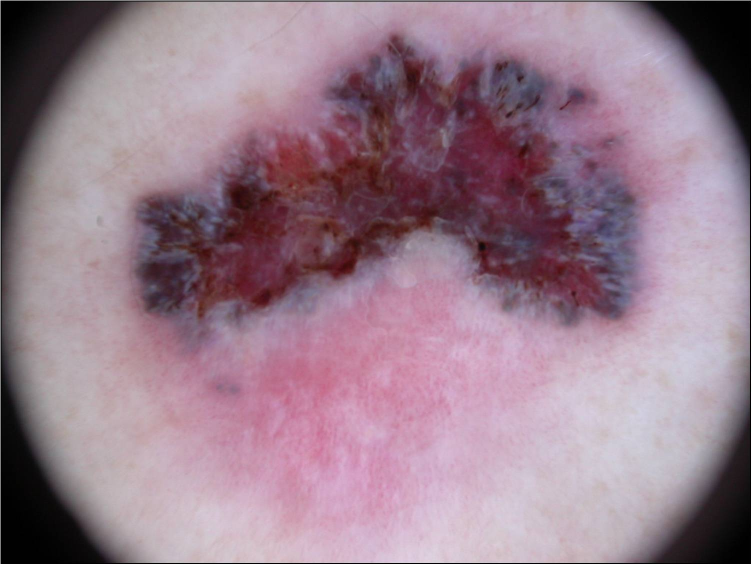
#> input picture melanoma/skinlesion_image/image1.jpg, 1503 x 1129 px (shown at 1/2 size)
$ python -i New_method_Border_Detection.py   (imports and definitions only)   (Python 2 division)
#> lines starting #> are read from the running program, lines starting #| are printed output that depends on the picture
import numpy as np
import cv2 as cv
from matplotlib import pyplot as plt
import sys
from  PIL  import Image

def New_method(img):

    """This function allows to obtain an image without the black frame proceeding in four steps which are
        1- converting the image to gray
        2- Detecting the edges using canny filter
        3- thresholding, cerating the mask and applying morphology closure to clean up any extraneous spotand creating the mask
        4- doing bitwise_and to crop the black frame. """

    #converting the image to gray
    original = img.copy()
    ed = cv.cvtColor(img, cv.COLOR_BGR2GRAY)

    #Detecting the edges using canny filter

    edges = cv.GaussianBlur(img, (21, 51), 3)
    edges = cv.cvtColor(edges, cv.COLOR_BGR2GRAY)
    edges = cv.Canny(edges, 23, 23)

    #thresholding, cerating the mask and applying morphology closure to clean up any extraneous spotand creating the mask
    _, thresh = cv.threshold(edges, 0, 255, cv.THRESH_BINARY  + cv.THRESH_OTSU)
    kernel = cv.getStructuringElement(cv.MORPH_ELLIPSE, (5, 5))
    mask = cv.morphologyEx(thresh, cv.MORPH_CLOSE, kernel, iterations=4)
    data = mask.tolist()

    for i in  range(len(data)):
        for j in  range(len(data[i])):
            if data[i][j] !=  255:
                data[i][j] =  -1
            else:
                break
        for j in  range(len(data[i])-1, -1, -1):
            if data[i][j] !=  255:
                data[i][j] =  -1
            else:
                break
    image = np.array(data)
    image[image !=  -1] =  255
    image[image ==  -1] =  0
    mask = np.array(image, np.uint8)

    # doing bitwise_and to crop the black frame.

    result = cv.bitwise_and(original, original, mask=mask)
    result[mask ==  0] =  255
    cv.imwrite('bg.png', result)
    img = Image.open('bg.png')
    img.convert("RGBA")
    datas = img.getdata()
    newData = []
    for item in datas:
        if item[0] ==  255  and item[1] ==  255  and item[2] ==  255:
            newData.append((255, 255, 255, 0))
        else:
            newData.append(item)
    img.putdata(newData)
    img.save("img.png", "PNG")
    dest=cv.imread("img.png")
    b, g, r = cv.split(dest)
    dest = cv.merge([r, g, b])

    return dest


>>> import cv2
>>> picture = cv2.imread('../../melanoma/skinlesion_image/image1.jpg', cv2.IMREAD_GRAYSCALE)
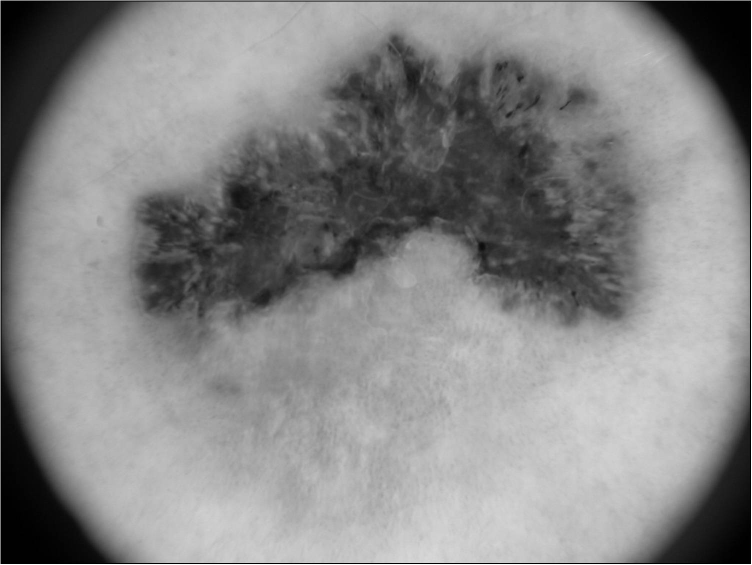
#> picture: shape (1129, 1503) (shown at 1/2 size); min 0, max 255, mean 134.9
#> (the run stopped early here; a loop or call above may not have finished)

$ run again, on melanoma/skinlesion_image/image10.jpg
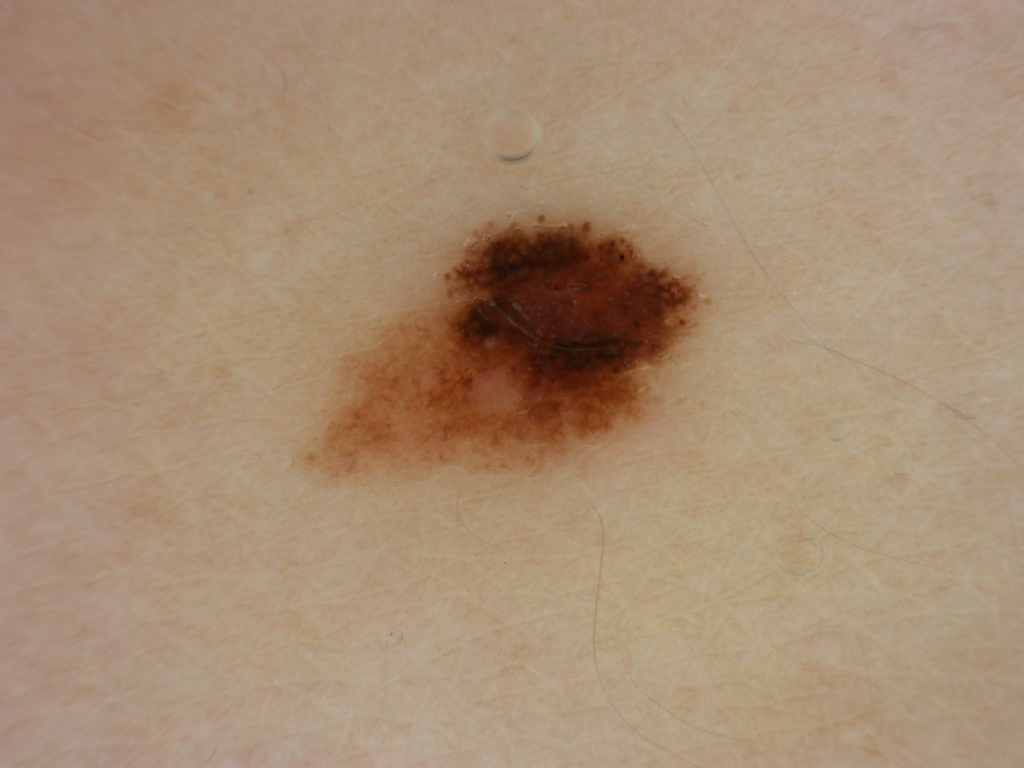
#> input picture melanoma/skinlesion_image/image10.jpg, 2048 x 1536 px (shown at 1/2 size)
#> `picture = cv2.imread('../../melanoma/skinlesion_image/image1.jpg', cv2..`:
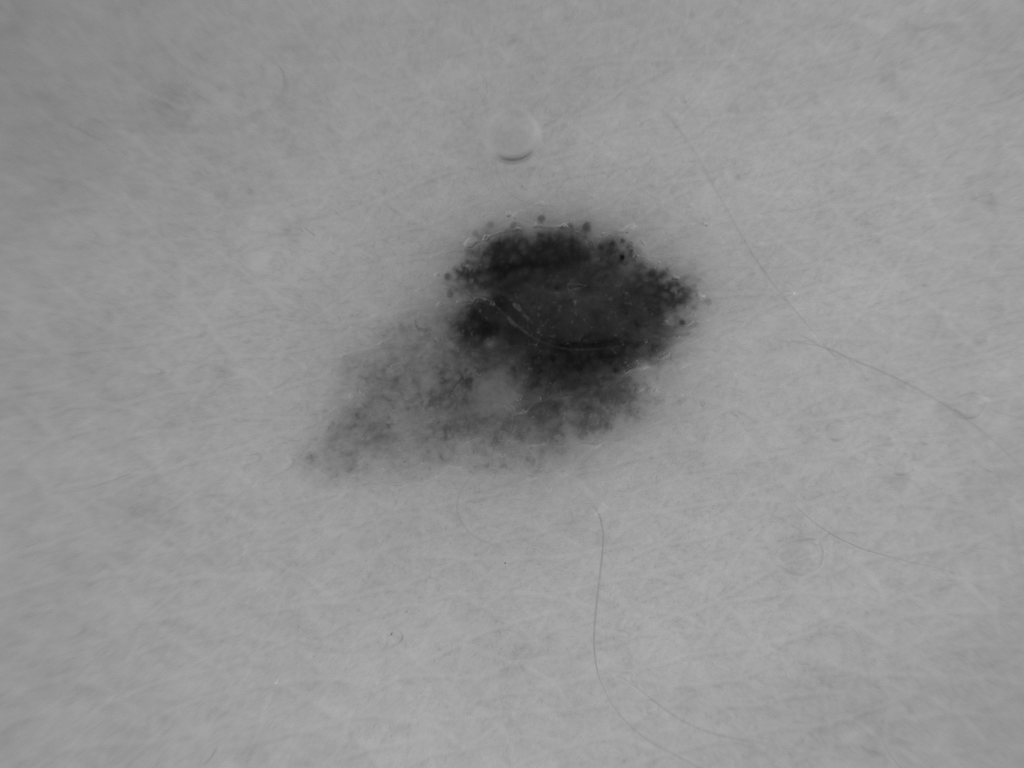
#> picture: shape (1536, 2048) (shown at 1/2 size); min 14, max 203, mean 146

$ run again, on melanoma/skinlesion_image/image2.jpg
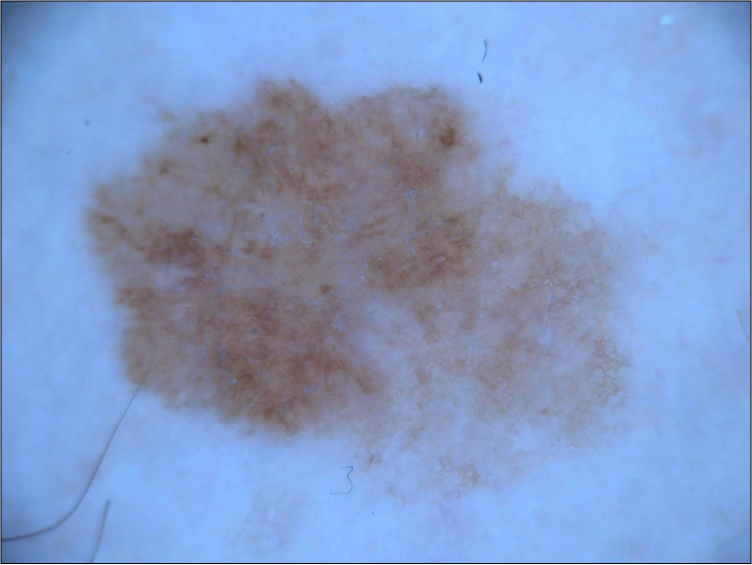
#> input picture melanoma/skinlesion_image/image2.jpg, 1504 x 1129 px (shown at 1/2 size)
#> `picture = cv2.imread('../../melanoma/skinlesion_image/image1.jpg', cv2..`:
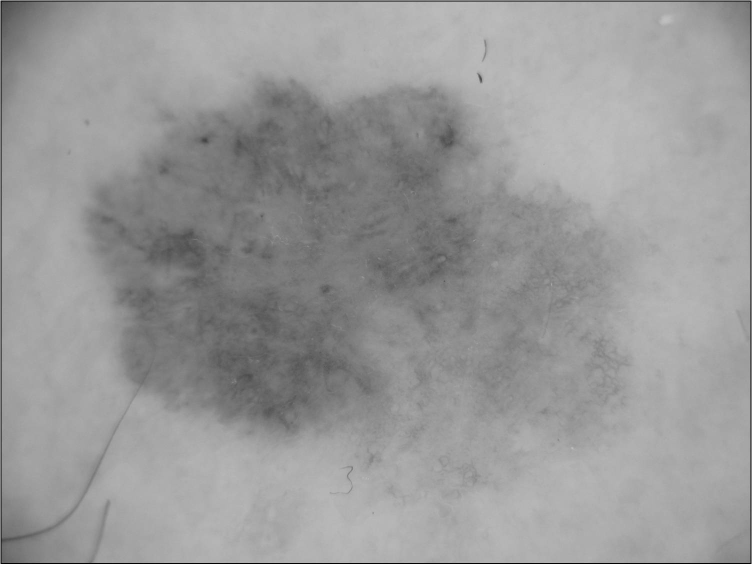
#> picture: shape (1129, 1504) (shown at 1/2 size); min 0, max 255, mean 152.8

$ run again, on melanoma/skinlesion_image/image3.jpg
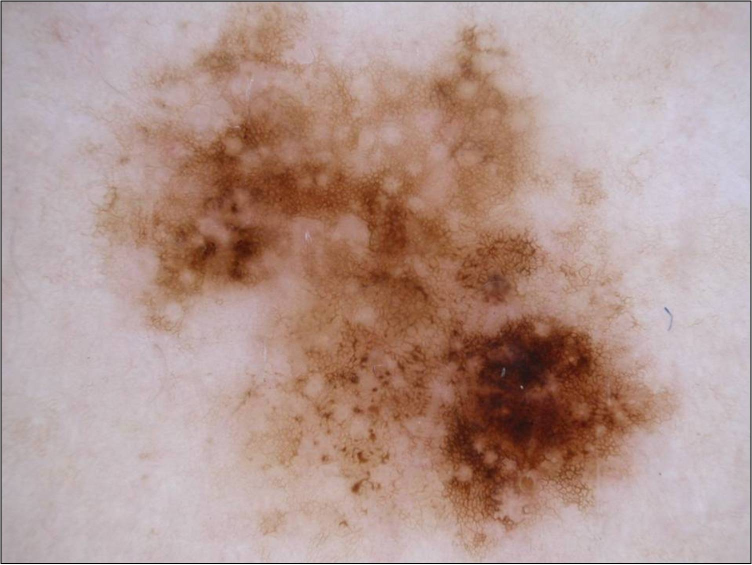
#> input picture melanoma/skinlesion_image/image3.jpg, 1504 x 1129 px (shown at 1/2 size)
#> `picture = cv2.imread('../../melanoma/skinlesion_image/image1.jpg', cv2..`:
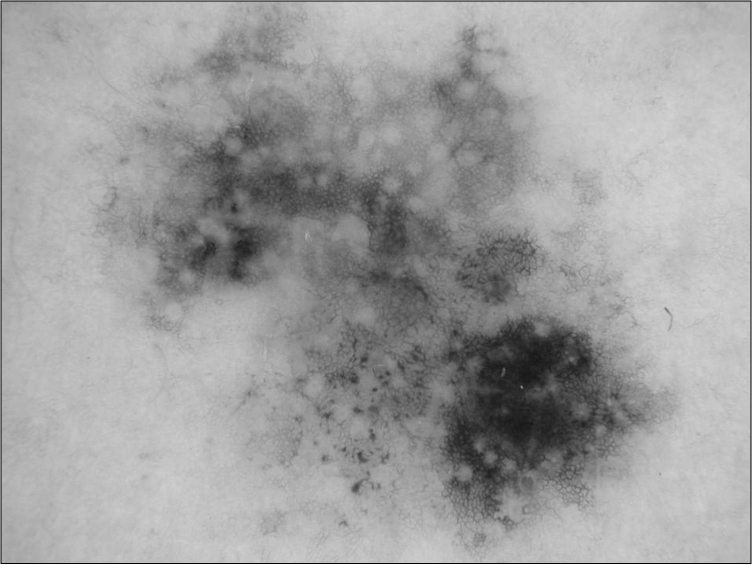
#> picture: shape (1129, 1504) (shown at 1/2 size); min 0, max 255, mean 158.5
